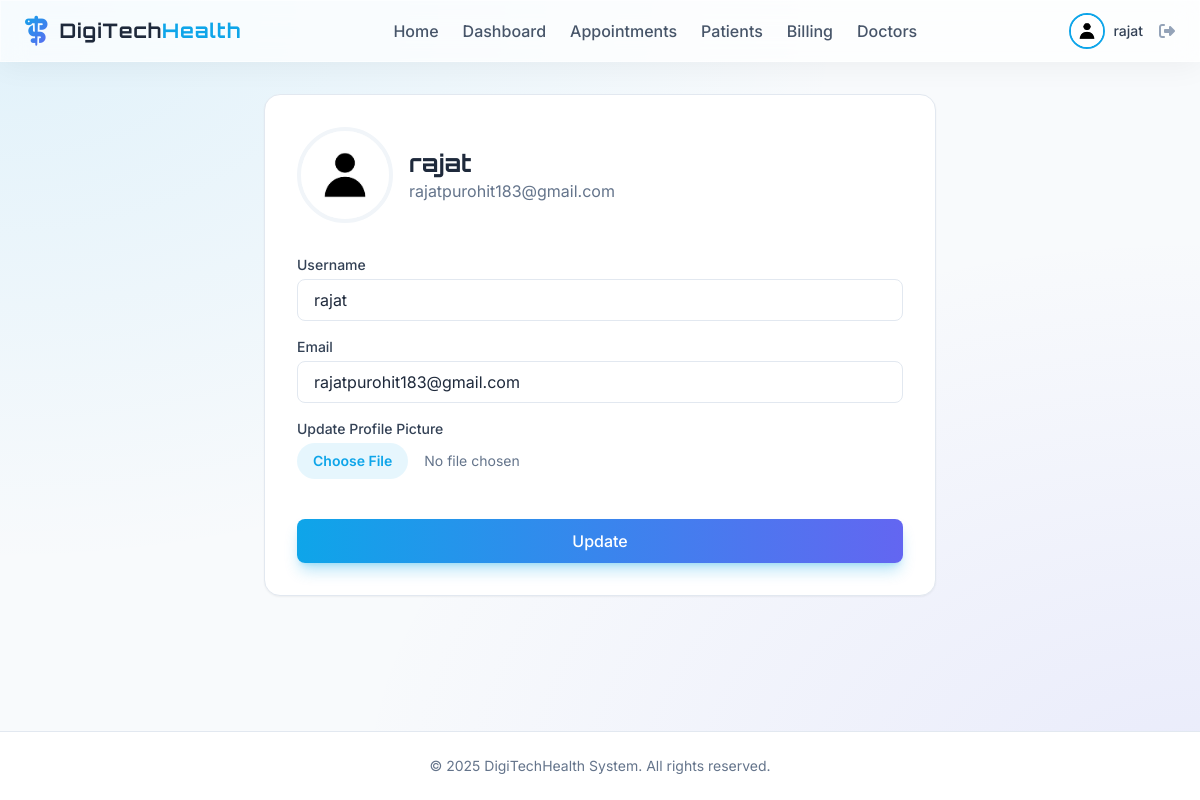
Page /account (signed in) on the committed database.
### app/models.py (models this page shows, shortened)
class User(db.Model, UserMixin):
    id = db.Column(db.Integer, primary_key=True)
    username = db.Column(db.String(20), unique=True, nullable=False)
    email = db.Column(db.String(120), unique=True, nullable=False)
    image_file = db.Column(db.String(20), nullable=False, default='default.jpg')
    password_hash = db.Column(db.String(128))
    role = db.Column(db.String(20), nullable=False, default='patient')

### app/main/routes.py (the view)
@main.route("/account", methods=['GET', 'POST'])
@login_required
def account():
    form = UpdateAccountForm()
    if form.validate_on_submit():
        if form.picture.data:
            picture_file = save_picture(form.picture.data)
            current_user.image_file = picture_file
        current_user.username = form.username.data
        current_user.email = form.email.data
        db.session.commit()
        flash('Your account has been updated!', 'success')
        return redirect(url_for('main.account'))
    elif request.method == 'GET':
        form.username.data = current_user.username
        form.email.data = current_user.email
    image_file = url_for('static', filename='profile_pics/' + current_user.image_file)
    return render_template('main/account.html', title='Account',
                           image_file=image_file, form=form)

### app/main/forms.py (shortened to what this page needs)
class UpdateAccountForm(FlaskForm):
    username = StringField('Username',
                           validators=[DataRequired(), Length(min=2, max=20)])
    email = StringField('Email',
                        validators=[DataRequired(), Email()])
    picture = FileField('Update Profile Picture', validators=[FileAllowed(['jpg', 'png'])])
    submit = SubmitField('Update')

### app/models.py (called while the page is built)
@login_manager.user_loader
def load_user(user_id):
    return User.query.get(int(user_id))

### app/templates/main/account.html (shortened to what this page needs)
{% extends "base.html" %}
{% block content %}
<div class="max-w-2xl mx-auto">
    <div class="bg-white rounded-2xl shadow-sm border border-slate-200 overflow-hidden">
        <div class="p-8">
            <div class="flex items-center space-x-4 mb-8">
                <div class="relative">
                    <img class="h-24 w-24 rounded-full object-cover border-4 border-slate-100" src="{{ image_file }}" alt="Profile Picture">
                </div>
                <div>
                    <h2 class="text-2xl font-display font-bold text-slate-800">{{ current_user.username }}</h2>
                    <p class="text-slate-500">{{ current_user.email }}</p>
                </div>
            </div>
            <form method="POST" action="" enctype="multipart/form-data" class="space-y-6">
                <div class="space-y-4">
                    <div>
                        {{ form.username.label(class="block text-sm font-medium text-slate-700 mb-1") }}
                        {% if form.username.errors %}
                            {{ form.username(class="w-full px-4 py-2 rounded-lg border border-red-300 focus:ring-2 focus:ring-red-200 focus:border-red-400 outline-none transition-all") }}
                            <div class="mt-1 text-sm text-red-600">
                                {% for error in form.username.errors %}
                                    <span>{{ error }}</span>
                                {% endfor %}
                            </div>
                        {% else %}
                            {{ form.username(class="w-full px-4 py-2 rounded-lg border border-slate-200 focus:ring-2 focus:ring-primary/20 focus:border-primary outline-none transition-all") }}
                        {% endif %}
                    </div>
                    <div>
                        {{ form.email.label(class="block text-sm font-medium text-slate-700 mb-1") }}
                        {% if form.email.errors %}
                            {{ form.email(class="w-full px-4 py-2 rounded-lg border border-red-300 focus:ring-2 focus:ring-red-200 focus:border-red-400 outline-none transition-all") }}
                            <div class="mt-1 text-sm text-red-600">
                                {% for error in form.email.errors %}
                                    <span>{{ error }}</span>
                                {% endfor %}
                            </div>
                        {% else %}
                            {{ form.email(class="w-full px-4 py-2 rounded-lg border border-slate-200 focus:ring-2 focus:ring-primary/20 focus:border-primary outline-none transition-all") }}
                        {% endif %}
                    </div>
                    <div>
                        {{ form.picture.label(class="block text-sm font-medium text-slate-700 mb-1") }}
                        {{ form.picture(class="block w-full text-sm text-slate-500
                            file:mr-4 file:py-2 file:px-4
                            file:rounded-full file:border-0
                            file:text-sm file:font-semibold
                            file:bg-primary/10 file:text-primary
                            hover:file:bg-primary/20
                        ") }}
                    </div>
                </div>
                <div class="pt-4">
                    {{ form.submit(class="w-full bg-gradient-to-r from-primary to-secondary text-white font-medium py-2.5 rounded-lg shadow-lg shadow-primary/30 hover:shadow-xl hover:shadow-primary/40 transform hover:-translate-y-0.5 transition-all duration-200") }}
                </div>
            </form>
        </div>
    </div>
</div>
{% endblock %}

### app/templates/base.html (shortened to what this page needs)
<!doctype html>
<html lang="en">
<head>
  <script src="https://cdn.tailwindcss.com"></script>
  <link rel="stylesheet" href="https://cdnjs.cloudflare.com/ajax/libs/font-awesome/6.4.0/css/all.min.css">
  <link rel="stylesheet" href="{{ url_for('static', filename='css/main.css') }}">
</head>
<body class="overflow-x-hidden">
  <div class="min-h-screen flex flex-col">
    {% if current_user.is_authenticated %}
    <nav class="glass sticky top-0 z-50 px-6 py-3 flex justify-between items-center">
      <div class="flex items-center">
        <i class="fa-solid fa-staff-snake text-3xl gradient-text mr-3"></i>
        <a href="{{ url_for('main.home') }}" class="text-xl font-display font-bold text-slate-800 tracking-wider">
          DigiTech<span class="text-primary">Health</span>
        </a>
      </div>
      <div class="hidden lg:flex items-center space-x-6">
        <a href="{{ url_for('main.home') }}"
          class="font-medium text-slate-600 hover:text-primary transition-colors {{ 'text-primary' if request.endpoint == 'main.home' }}">Home</a>
        <a href="{{ url_for('main.dashboard') }}"
          class="font-medium text-slate-600 hover:text-primary transition-colors {{ 'text-primary' if request.endpoint == 'main.dashboard' }}">Dashboard</a>
        <a href="{{ url_for('appointment.list_appointments') }}"
          class="font-medium text-slate-600 hover:text-primary transition-colors {{ 'text-primary' in request.endpoint and 'appointment' in request.endpoint }}">Appointments</a>
        <a href="{{ url_for('patient.list_patients') }}"
          class="font-medium text-slate-600 hover:text-primary transition-colors {{ 'text-primary' in request.endpoint and 'patient' in request.endpoint }}">Patients</a>
        <a href="{{ url_for('billing.list_invoices') }}"
          class="font-medium text-slate-600 hover:text-primary transition-colors {{ 'text-primary' in request.endpoint and 'billing' in request.endpoint }}">Billing</a>
        <a href="{{ url_for('doctor.list_doctors') }}"
          class="font-medium text-slate-600 hover:text-primary transition-colors {{ 'text-primary' in request.endpoint and 'doctor' in request.endpoint }}">Doctors</a>
      </div>
      <div class="flex items-center space-x-4">
        <a href="{{ url_for('main.account') }}" class="flex items-center space-x-2 group">
          <div class="relative">
            <img
              class="h-9 w-9 rounded-full object-cover border-2 border-primary group-hover:border-secondary transition-colors"
              src="{{ url_for('static', filename='profile_pics/' + current_user.image_file) }}"
              alt="{{ current_user.username }}">
          </div>
          <span class="hidden md:block font-medium text-sm text-slate-700 group-hover:text-primary transition-colors">{{
            current_user.username }}</span>
        </a>
        <a href="{{ url_for('auth.logout') }}" class="text-slate-400 hover:text-red-500 transition-colors"
          title="Logout">
          <i class="fa-solid fa-right-from-bracket"></i>
        </a>
      </div>
    </nav>
    {% endif %}
    <main class="flex-1 container mx-auto px-4 py-8">
      <div class="fade-in-up">
        {% block content %}{% endblock %}
      </div>
    </main>
    <footer class="bg-white border-t border-slate-200 py-6 mt-auto">
      <div class="container mx-auto px-4 text-center text-slate-500 text-sm">
        &copy; 2025 DigiTechHealth System. All rights reserved.
      </div>
    </footer>
  </div>
</body>
</html>

### app/static/css/main.css (style rules this page uses)
.glass { background: rgba(255, 255, 255, 0.7); backdrop-filter: blur(12px); -webkit-backdrop-filter: blur(12px); border: 1px solid rgba(255, 255, 255, 0.5); box-shadow: 0 4px 30px rgba(0, 0, 0, 0.05); }
.gradient-text { background: linear-gradient(135deg, #0ea5e9, #6366f1); -webkit-background-clip: text; background-clip: text; color: transparent; }

### app/templates/base.html (style rules this page uses)
body { background-color: #f8fafc; background-image: radial-gradient(at 0% 0%, rgba(14, 165, 233, 0.1) 0, transparent 50%), radial-gradient(at 100% 100%, rgba(99, 102, 241, 0.1) 0, transparent 50%); color: #1e293b; font-family: 'Inter', sans-serif; min-height: 100vh; }

### rows in the picture
User: image_file (placeholder picture), username "rajat", email "rajatpurohit183@gmail.com"
